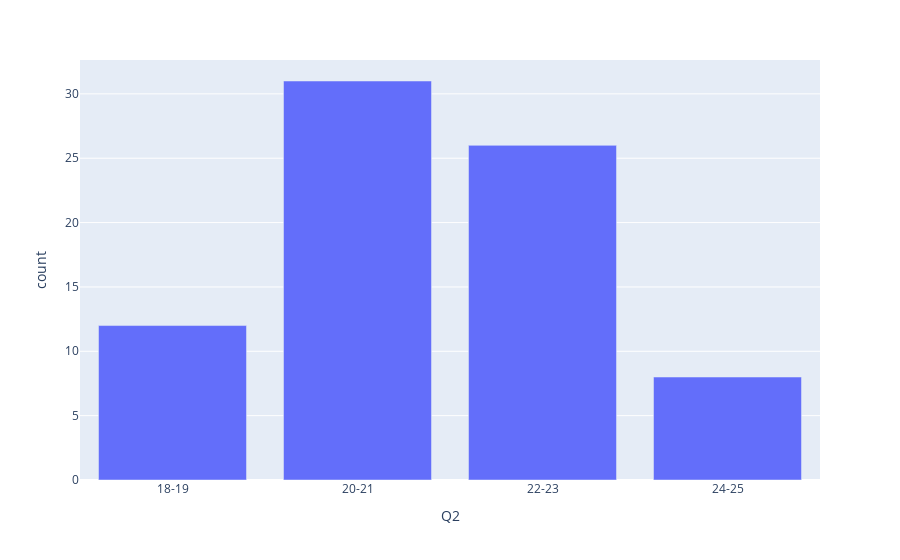

The code cell stored with this chart in its notebook:
### Code cell


### Figure 1 — Plotly figure (JSON) as saved in the notebook; plotly's stock layout.template omitted (floating-point values rounded to 4 significant figures)
{"data": [{"alignmentgroup": "True", "hovertemplate": "Q2=%{x}<br>count=%{y}<extra></extra>", "legendgroup": "", "marker": {"color": "#636efa", "pattern": {"shape": ""}}, "name": "", "offsetgroup": "", "orientation": "v", "showlegend": false, "textposition": "auto", "type": "bar", "x": ["18-19", "20-21", "22-23", "24-25"], "xaxis": "x", "y": [12, 31, 26, 8], "yaxis": "y"}], "layout": {"barmode": "relative", "legend": {"tracegroupgap": 0}, "margin": {"t": 60}, "xaxis": {"anchor": "y", "domain": [0, 1], "title": {"text": "Q2"}}, "yaxis": {"anchor": "x", "domain": [0, 1], "title": {"text": "count"}}}}
